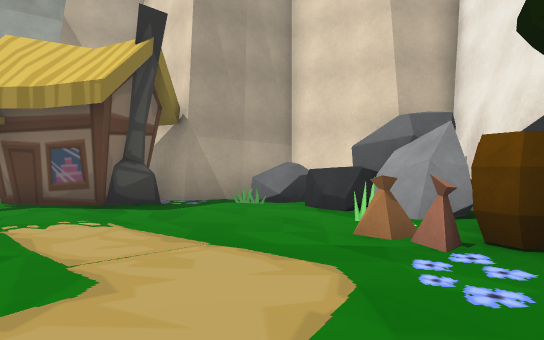
View 1 (above)

16 first-person views from a walk through a Unity game level. The camera is 1.4 m above the floor, looks level and sees 70° across. The floor is counted in squares, 2 m on a side. Each view is taken from the middle of a square. On the plan, view 1 faces up. The plan holds only what a view shows up to about 11 squares ahead; the rest is blank. The place goes on beyond the plan. The player is left out. Some animated figures are left out. Some surface patterns are stand-ins.

View 2
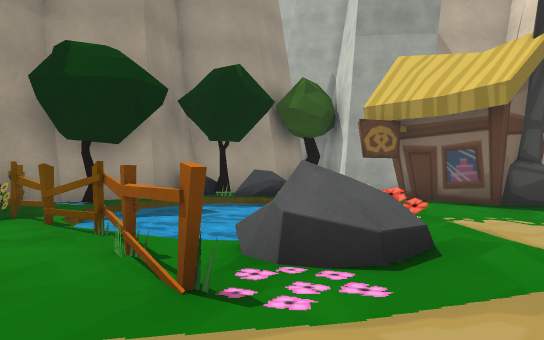

View 3
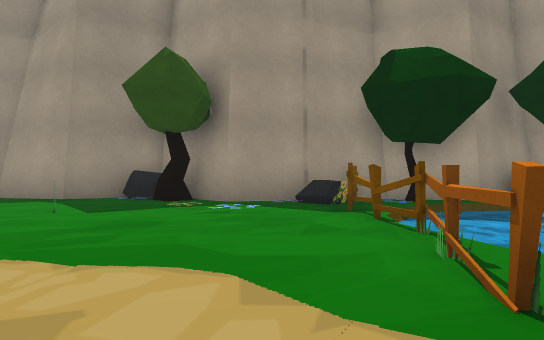

View 4
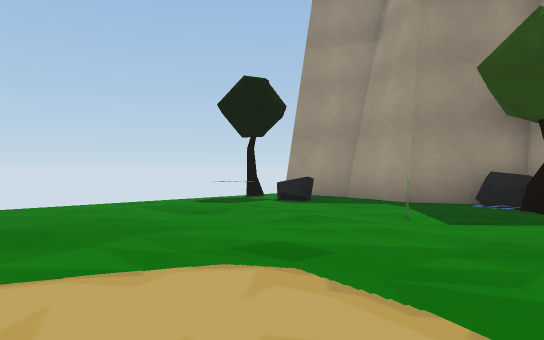

View 5
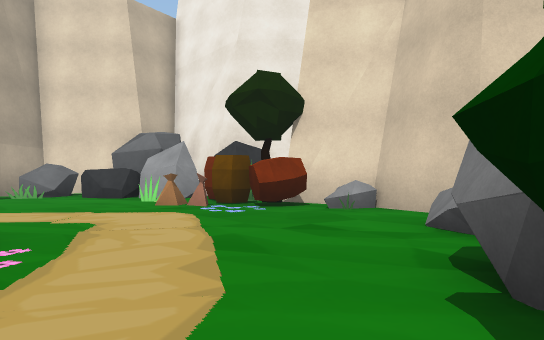

View 6
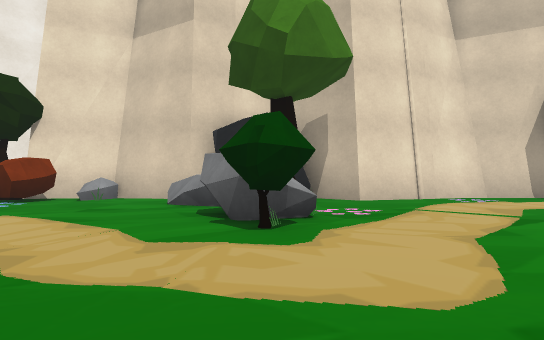

View 7
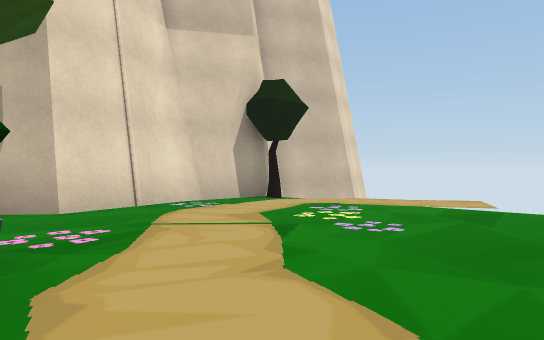

View 8
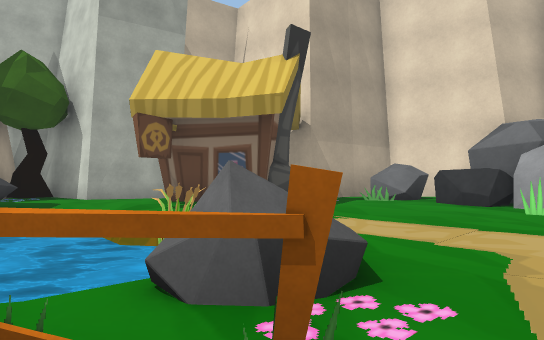

View 9
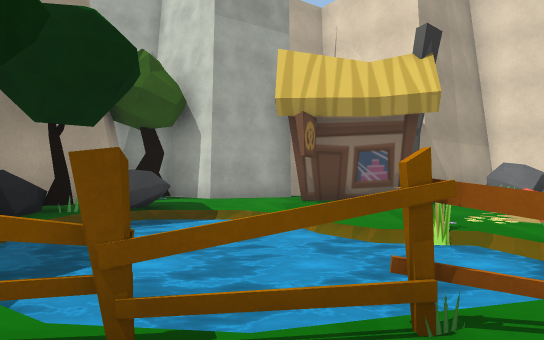

View 10
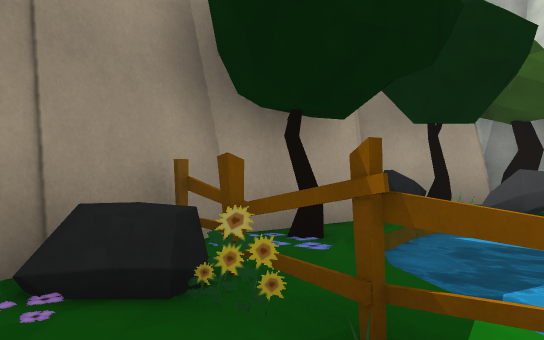

View 11
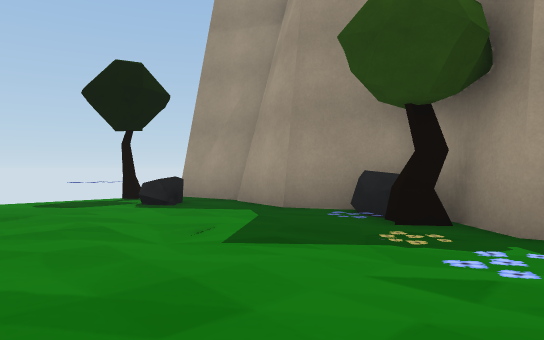

View 12
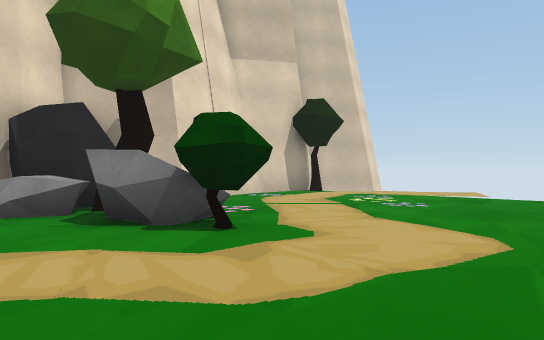

View 13
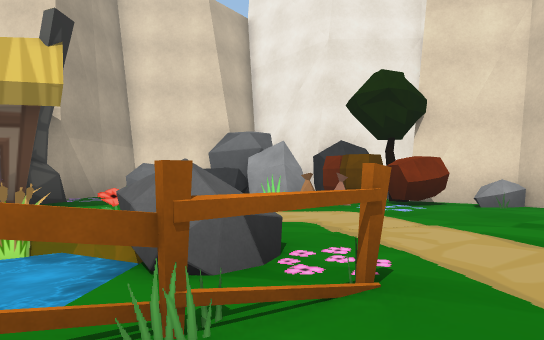

View 14
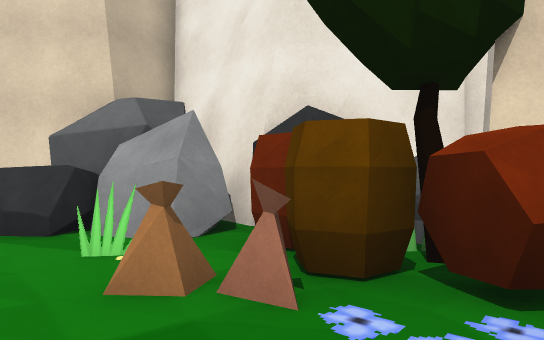

View 15
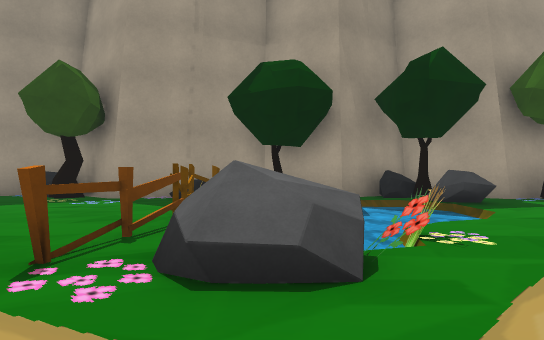

View 16
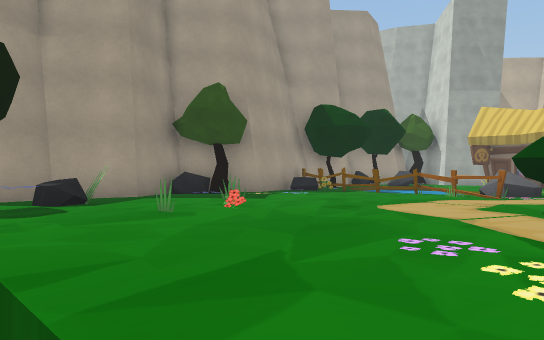

### Floor plan
Key: @ floor where view 1 was taken; # wall or solid block; . main floor; : floor 1.25 m higher than the main floor; / step, stairs or slope; ≈ water the walk keeps out of; B barrel; S sack; F flower; T tree; E fence; O other object.
Columns run from 12 left of view 1 to 5 right of it. Each row starts with its distance up from view 1.
 10   ###    ######
  9   #T#### ##.OO#
  8   #....###..OOOO#
  7  ##..........OOO#
  6  #TOO.........OO#
  5  #OO≈≈≈......O.BO
  4  ##≈≈≈≈≈O....SSBOO
  3  ##≈≈≈≈≈≈OF...BT#O
  2  #TF≈≈≈≈≈:.....B#
  1  #EF.OOO.F.....O#
  0  #OFF...OF..@...#
 -1  ##...........O.#
 -2  ##.........O.O##
 -3 ##T.......TTOTT##
 -4 #O/............##
 -5 ##..O..........##
 -6  #....O.........#
 -7  #....O.........#
 -8  #.O............#
 -9  #.T............#
-10  # O...........T#
-11            ..   #

Positions as (right, up) in squares from view 1, and headings:
1: (0, 0), facing up
2: (-1, -1), facing up-left
3: (-1, -1), facing left
4: (-2, -2), facing down-left
5: (-3, -3), facing up-right
6: (-6, -3), facing right
7: (-4, -3), facing down-right
8: (-3, -1), facing up
9: (-6, -1), facing up
10: (-7, -1), facing up-left
11: (-5, -1), facing down-left
12: (-5, 0), facing down-right
13: (-5, -1), facing up-right
14: (0, 2), facing up-right
15: (0, 2), facing left
16: (0, -11), facing up-left
